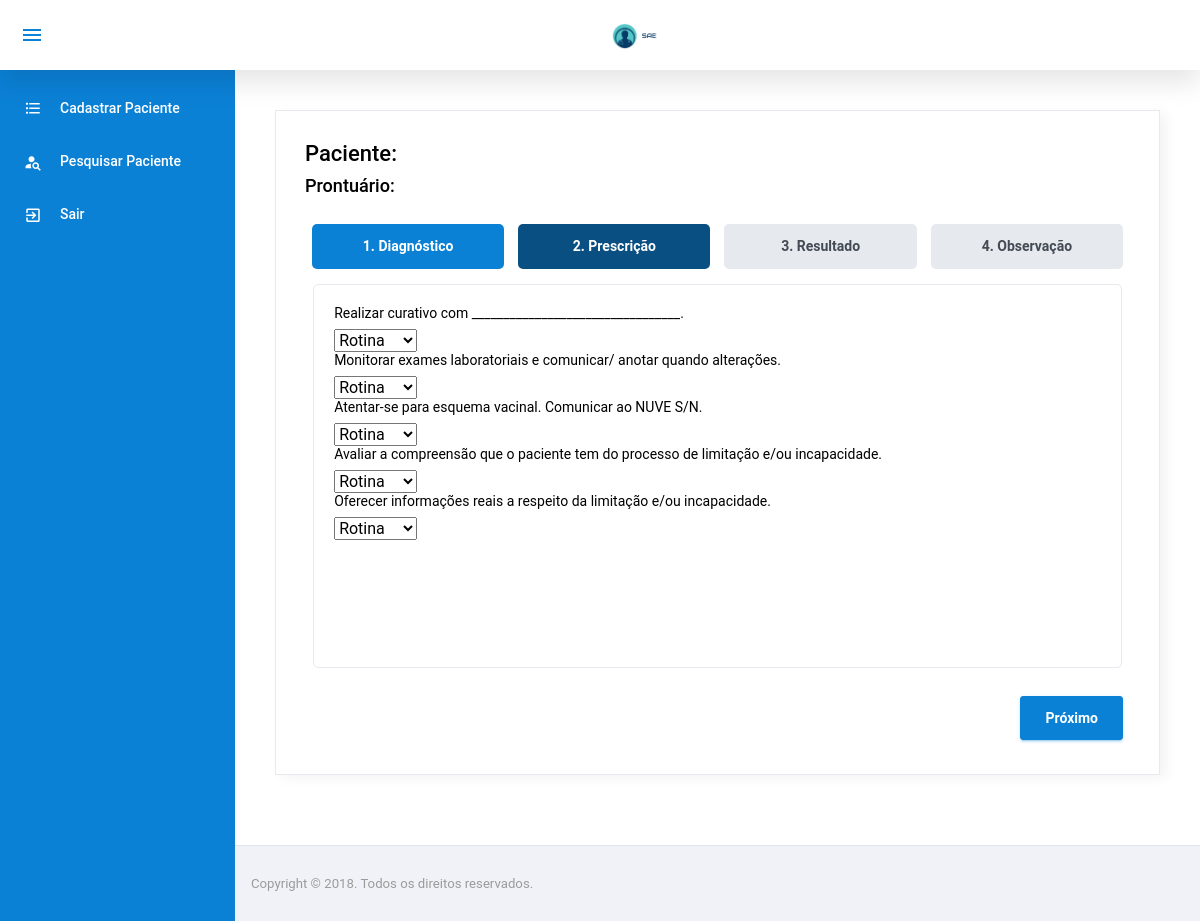
The page /rotina/RotinaPrescricaoRot.php?idQuestionario=7 (signed in) on the database as committed earlier.
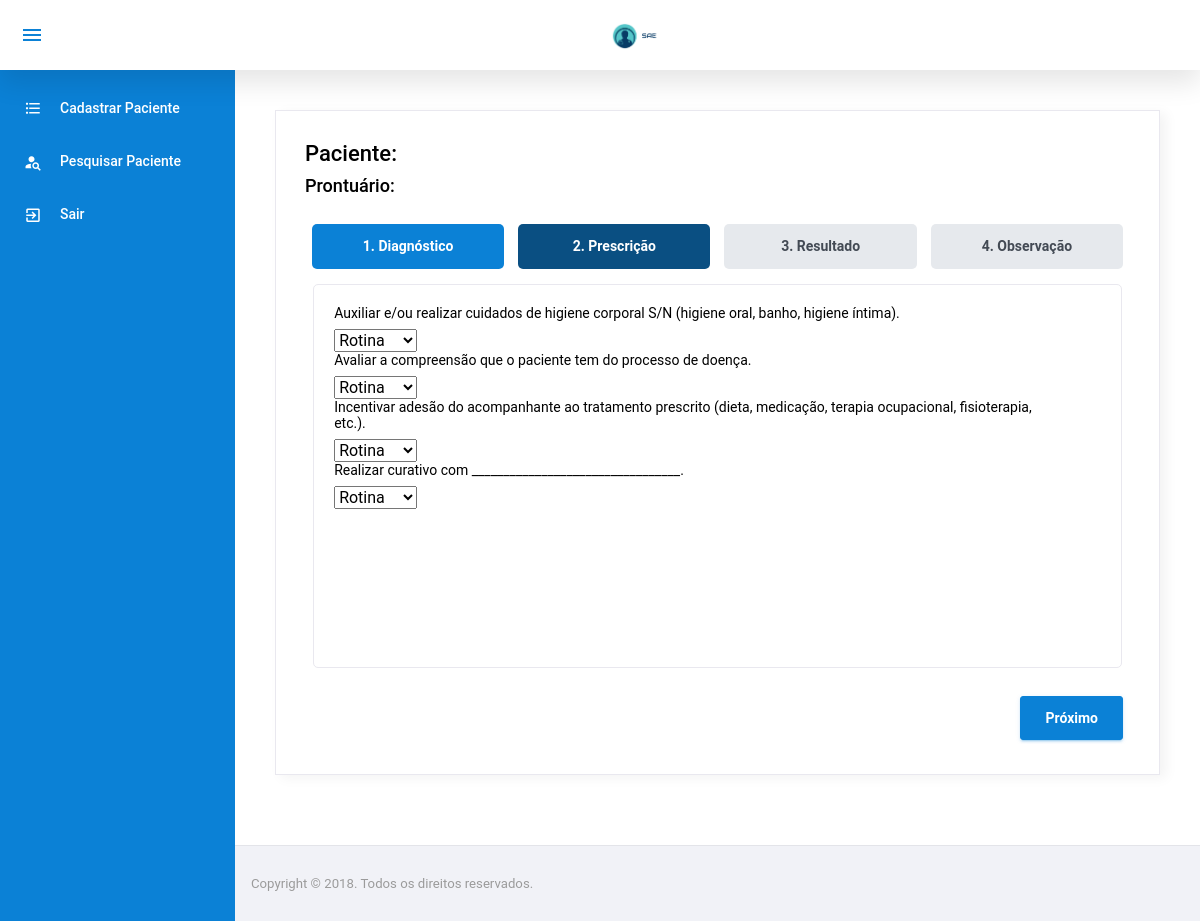
The same page on the database as committed later.
### tables this page shows
CREATE TABLE `pacienteprescricao` (
  `IdDiagnostico` int(11) NOT NULL,
  `IdPrescricao` int(11) NOT NULL,
  `IdQuestionarioDiagPresc` int(11) NOT NULL,
  `Rotina` varchar(200) NOT NULL
);

CREATE TABLE `prescricao` (
  `IdPrescricao` int(11) NOT NULL,
  `Descricao` varchar(300) NOT NULL
);

### config/BD.php (called while the page is built, shortened)
<?php
	class BancoDados{
		public static function obterConexao(){
			if(isset($conexao) == false){
				$conexao = new PDO("mysql:dbname=u989534060_sae;host=localhost","root","",array(PDO::MYSQL_ATTR_INIT_COMMAND => "SET NAMES utf8"));
				$conexao->setAttribute(PDO::ATTR_ERRMODE, PDO::ERRMODE_EXCEPTION);
			}
			return $conexao;
		}
	}
?>

### model/PacientePrescricaoModel.php (called while the page is built, shortened)
<?php
	require_once $_SERVER["DOCUMENT_ROOT"] . "/sae/config/BD.php";
	class PacientePrescricaoModel{
		private $bd;
		 function __construct(){
		 	$this->bd = BancoDados::obterConexao();
		 }
		 public function listarTodosPorQuestionarioDiagPresc($idQuestionarioDiagPresc){
			$listarTodosPorQuestionarioDiagPresc = $this->bd->prepare("SELECT * from pacienteprescricao where IdQuestionarioDiagPresc = :idQuestionarioDiagPresc");
            $listarTodosPorQuestionarioDiagPresc->bindParam(":idQuestionarioDiagPresc", $idQuestionarioDiagPresc);
            $listarTodosPorQuestionarioDiagPresc->execute();
            $res = $listarTodosPorQuestionarioDiagPresc->fetchAll(PDO::FETCH_ASSOC);
            return $res;
		 }
	}
?>

### model/PrescricaoModel.php (called while the page is built, shortened)
<?php
	require_once $_SERVER["DOCUMENT_ROOT"] . "/sae/config/BD.php";
	class PrescricaoModel{
		private $bd;
		 function __construct(){
		 	$this->bd = BancoDados::obterConexao();
		 }
         public function listarID($idPrescricao){
            $listarUm = $this->bd->prepare("SELECT * from prescricao where idPrescricao = :idPrescricao");
            $listarUm->bindParam(":idPrescricao", $idPrescricao, PDO::PARAM_INT);
            $listarUm->execute();
            $res = $listarUm->fetch(PDO::FETCH_ASSOC);
            return $res;
         }
	}
?>

### rotina/RotinaPrescricaoRot.php (the view, shortened to what this page needs)
<!DOCTYPE html>
<html lang="pt-br">
<?php
    include $_SERVER["DOCUMENT_ROOT"] . "/sae/template/header.php";
    require_once $_SERVER["DOCUMENT_ROOT"]	. "/sae/model/PacientePrescricaoModel.php";
    require_once $_SERVER["DOCUMENT_ROOT"]	. "/sae/model/PrescricaoModel.php";
    $idQuestionario = $_GET["idQuestionario"];
    $pacientePrescricaoModel = new PacientePrescricaoModel();
    $prescricaoModel = new PrescricaoModel();
    $pacienteModel = new PacienteModel();
    $resPaciente = $pacienteModel->listarID($idPaciente);
    $resQuestionarioPresc = $pacientePrescricaoModel->listarTodosPorQuestionarioDiagPresc($idQuestionario);
?>
<body>
  <div class="container-scroller">
    <?php require '../template/menuENF.php'; ?>
      <div class="main-panel">
        <div class="content-wrapper">
            <div class="row">
                <div class="col-12 grid-margin">
                  <div class="card">
                    <div class="card-body">
                    <h4>Paciente: <small class="text-muted"><?php echo $resPaciente['Nome'];?></small> </h4>
                      <h5>Prontuário: <small class="text-muted"><?php echo $resPaciente['CodigoPaciente'];?></small> </h5>
                      <br>
                      <form id="form-rotina" method="POST" action="../controller/QuestionarioDiagnosticoController.php?acao=cadastrarPrescricaoRot">
                        <div role="application" class="wizard clearfix" id="steps-uid-0"><div class="steps clearfix">
                            <ul role="tablist">
                                <li role="tab" class="first done" aria-disabled="false" aria-selected="true">
                                    <a id="steps-uid-0-t-0" aria-controls="steps-uid-0-p-0">
                                    <span class="number">1.</span> Diagnóstico</a>
                                </li>
                                <li role="tab" class="current" aria-disabled="false" aria-selected="false">
                                    <a id="steps-uid-0-t-1" aria-controls="steps-uid-0-p-1">
                                    <span class="number">2.</span> Prescrição</a>
                                </li>
                                <li role="tab" class="disabled" aria-disabled="true">
                                    <a id="steps-uid-0-t-2"  aria-controls="steps-uid-0-p-2">
                                    <span class="number">3.</span> Resultado</a>
                                </li>
                                <li role="tab" class="disabled last" aria-disabled="true">
                                    <a id="steps-uid-0-t-3"  aria-controls="steps-uid-0-p-3">
                                    <span class="number">4.</span> Observação</a>
                                </li>
                            </ul>
                        </div>
                        <div class="content clearfix">
                          <section id="steps-uid-0-p-1" role="tabpanel" aria-labelledby="steps-uid-0-h-1" class="body current" style="left: 0px;overflow-y:auto" aria-hidden="false">
                          <?php
                                  foreach($resQuestionarioPresc as $prescricao){
                          ?>
                          <?php
                                    $resPrescricao = $prescricaoModel->listarID($prescricao["IdPrescricao"]);
                                    ?>
                                    <p><?php echo $resPrescricao['Descricao']?></p>
                                    <select name="prescricao<?php echo $prescricao["IdPrescricao"] ?>">
                                    <option value="Rotina">Rotina</option>
                                    </select>
                                  <?php } ?>
                          </section>
                        </div>
                        <div class="actions clearfix">
                            <ul role="menu" aria-label="Pagination">
                              <li aria-hidden="false" aria-disabled="false">
                                <button class="add btn btn-primary font-weight-bold" type="submit">Próximo</button>
                              </li>
                            </ul>
                          </div>
                        </div>
                      </form>
                    </div>
                  </div>
                </div>
              </div>
        </div>
        <?php require '../template/footer.php';?>
      </div>
    </div>
  </div>
</body>
</html>

### template/header.php (shortened to what this page needs)
<!DOCTYPE html>
<html lang="pt-br">
<head>
  <link rel="stylesheet" href="../css/iconfonts/mdi/font/css/materialdesignicons.min.css">
  <link rel="stylesheet" href="../css/vendor.bundle.base.css">
  <link rel="stylesheet" href="../css/vendor.bundle.addons.css">
  <link rel="stylesheet" href="http://www.urbanui.com/">
  <link rel="stylesheet" href="../css/style.css">
</head>

### template/menuENF.php (shortened to what this page needs)
<nav class="navbar col-lg-12 col-12 p-0 fixed-top d-flex flex-row">
      <div class="navbar-menu-wrapper d-flex align-items-stretch justify-content-between">
        <ul class="navbar-nav mr-lg-2 d-none d-lg-flex">
          <li class="nav-item nav-toggler-item">
            <button class="navbar-toggler align-self-center" type="button" data-toggle="minimize">
              <span class="mdi mdi-menu"></span>
            </button>
          </li>
        </ul>
        <div class="text-center navbar-brand-wrapper d-flex align-items-center justify-content-center">
          <a class="navbar-brand brand-logo" href="#"><img src="../images/logo.png" alt="logo"/></a>
        </div>
      </div>
    </nav>
    <div class="container-fluid page-body-wrapper">
      <nav class="sidebar sidebar-offcanvas" id="sidebar">
        <ul class="nav">
          <li class="nav-item">
            <a class="nav-link" href="../paciente/CadastrarPaciente.php">
              <i class="mdi mdi-format-list-bulleted menu-icon"></i>
              <span class="menu-title">Cadastrar Paciente</span>
            </a>
          </li>
          <li class="nav-item">
            <a class="nav-link" href="../paciente/PesquisarPaciente.php">
              <i class="mdi mdi-account-search menu-icon"></i>
              <span class="menu-title">Pesquisar Paciente</span>
            </a>
          </li>
          <li class="nav-item">
            <a class="nav-link" href="../template/header.php?acao=logout">
              <i class="mdi  mdi-exit-to-app menu-icon"></i>
              <span class="menu-title">Sair</span>
            </a>
          </li>
        </ul>
      </nav>

### template/footer.php
<footer class="footer">
    <div class="d-sm-flex justify-content-center justify-content-sm-between">
        <span class="text-muted text-center text-sm-left d-block d-sm-inline-block">Copyright © 2018. Todos os direitos reservados.</span>
    </div>
</footer>

Rows that differ between the two databases and show on the page:
removed pacienteprescricao: prescricao.Descricao "Monitorar exames laboratoriais e comunicar/ anotar quando alterações.", IdPrescricao "Rotina"
removed pacienteprescricao: prescricao.Descricao "Atentar-se para esquema vacinal. Comunicar ao NUVE S/N.", IdPrescricao "Rotina"
removed pacienteprescricao: prescricao.Descricao "Avaliar a compreensão que o paciente tem do processo de limitação e/ou incapacidade.", IdPrescricao "Rotina"
removed pacienteprescricao: prescricao.Descricao "Oferecer informações reais a respeito da limitação e/ou incapacidade.", IdPrescricao "Rotina"
added pacienteprescricao: prescricao.Descricao "Auxiliar e/ou realizar cuidados de higiene corporal S/N (higiene oral, banho, higiene íntima).", IdPrescricao "Rotina"
added pacienteprescricao: prescricao.Descricao "Avaliar a compreensão que o paciente tem do processo de doença.", IdPrescricao "Rotina"
added pacienteprescricao: prescricao.Descricao "Incentivar adesão do acompanhante ao tratamento prescrito (dieta, medicação, terapia ocupacional, fisioterapia, etc.).", IdPrescricao "Rotina"
